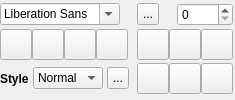
<?xml version="1.0" encoding="UTF-8"?>
<ui version="4.0">
 <class>ContextPaneTextWidget</class>
 <widget class="QWidget" name="ContextPaneTextWidget">
  <property name="geometry">
   <rect>
    <x>0</x>
    <y>0</y>
    <width>230</width>
    <height>100</height>
   </rect>
  </property>
  <property name="windowTitle">
   <string>Text</string>
  </property>
  <layout class="QGridLayout" name="gridLayout">
   <property name="leftMargin">
    <number>0</number>
   </property>
   <property name="topMargin">
    <number>2</number>
   </property>
   <property name="rightMargin">
    <number>2</number>
   </property>
   <property name="bottomMargin">
    <number>2</number>
   </property>
   <property name="horizontalSpacing">
    <number>4</number>
   </property>
   <property name="verticalSpacing">
    <number>2</number>
   </property>
   <item row="0" column="0" colspan="4">
    <widget class="QFontComboBox" name="fontComboBox">
     <property name="maximumSize">
      <size>
       <width>120</width>
       <height>16777215</height>
      </size>
     </property>
    </widget>
   </item>
   <item row="1" column="0" colspan="3">
    <layout class="QHBoxLayout" name="horizontalLayout_2">
     <property name="spacing">
      <number>0</number>
     </property>
     <item>
      <widget class="QToolButton" name="boldButton">
       <property name="text">
        <string/>
       </property>
       <property name="iconSize">
        <size>
         <width>24</width>
         <height>24</height>
        </size>
       </property>
       <property name="checkable">
        <bool>true</bool>
       </property>
      </widget>
     </item>
     <item>
      <widget class="QToolButton" name="italicButton">
       <property name="text">
        <string/>
       </property>
       <property name="iconSize">
        <size>
         <width>24</width>
         <height>24</height>
        </size>
       </property>
       <property name="checkable">
        <bool>true</bool>
       </property>
      </widget>
     </item>
     <item>
      <widget class="QToolButton" name="underlineButton">
       <property name="text">
        <string/>
       </property>
       <property name="iconSize">
        <size>
         <width>24</width>
         <height>24</height>
        </size>
       </property>
       <property name="checkable">
        <bool>true</bool>
       </property>
      </widget>
     </item>
     <item>
      <widget class="QToolButton" name="strikeoutButton">
       <property name="text">
        <string/>
       </property>
       <property name="iconSize">
        <size>
         <width>24</width>
         <height>24</height>
        </size>
       </property>
       <property name="checkable">
        <bool>true</bool>
       </property>
      </widget>
     </item>
    </layout>
   </item>
   <item row="1" column="4" colspan="3">
    <widget class="QWidget" name="widget_2" native="true">
     <layout class="QHBoxLayout" name="horizontalLayout_5">
      <property name="spacing">
       <number>0</number>
      </property>
      <property name="margin">
       <number>0</number>
      </property>
      <item>
       <layout class="QHBoxLayout" name="horizontalLayout">
        <property name="spacing">
         <number>0</number>
        </property>
        <item>
         <widget class="QToolButton" name="leftAlignmentButton">
          <property name="minimumSize">
           <size>
            <width>30</width>
            <height>30</height>
           </size>
          </property>
          <property name="text">
           <string/>
          </property>
          <property name="iconSize">
           <size>
            <width>24</width>
            <height>24</height>
           </size>
          </property>
          <property name="checkable">
           <bool>true</bool>
          </property>
          <property name="autoExclusive">
           <bool>true</bool>
          </property>
         </widget>
        </item>
        <item>
         <widget class="QToolButton" name="centerHAlignmentButton">
          <property name="minimumSize">
           <size>
            <width>30</width>
            <height>30</height>
           </size>
          </property>
          <property name="text">
           <string/>
          </property>
          <property name="iconSize">
           <size>
            <width>24</width>
            <height>24</height>
           </size>
          </property>
          <property name="checkable">
           <bool>true</bool>
          </property>
          <property name="autoExclusive">
           <bool>true</bool>
          </property>
         </widget>
        </item>
        <item>
         <widget class="QToolButton" name="rightAlignmentButton">
          <property name="minimumSize">
           <size>
            <width>30</width>
            <height>30</height>
           </size>
          </property>
          <property name="text">
           <string/>
          </property>
          <property name="iconSize">
           <size>
            <width>24</width>
            <height>24</height>
           </size>
          </property>
          <property name="checkable">
           <bool>true</bool>
          </property>
          <property name="autoExclusive">
           <bool>true</bool>
          </property>
         </widget>
        </item>
       </layout>
      </item>
     </layout>
    </widget>
   </item>
   <item row="2" column="0">
    <widget class="QLabel" name="styleLabel">
     <property name="font">
      <font>
       <weight>75</weight>
       <bold>true</bold>
      </font>
     </property>
     <property name="text">
      <string>Style</string>
     </property>
    </widget>
   </item>
   <item row="2" column="4" colspan="3">
    <widget class="QWidget" name="widget" native="true">
     <layout class="QHBoxLayout" name="horizontalLayout_4">
      <property name="spacing">
       <number>0</number>
      </property>
      <property name="margin">
       <number>0</number>
      </property>
      <item>
       <layout class="QHBoxLayout" name="horizontalLayout_3">
        <property name="spacing">
         <number>0</number>
        </property>
        <item>
         <widget class="QToolButton" name="topAlignmentButton">
          <property name="text">
           <string/>
          </property>
          <property name="iconSize">
           <size>
            <width>24</width>
            <height>24</height>
           </size>
          </property>
          <property name="checkable">
           <bool>true</bool>
          </property>
          <property name="autoExclusive">
           <bool>true</bool>
          </property>
         </widget>
        </item>
        <item>
         <widget class="QToolButton" name="centerVAlignmentButton">
          <property name="text">
           <string/>
          </property>
          <property name="iconSize">
           <size>
            <width>24</width>
            <height>24</height>
           </size>
          </property>
          <property name="checkable">
           <bool>true</bool>
          </property>
          <property name="autoExclusive">
           <bool>true</bool>
          </property>
         </widget>
        </item>
        <item>
         <widget class="QToolButton" name="bottomAlignmentButton">
          <property name="text">
           <string/>
          </property>
          <property name="iconSize">
           <size>
            <width>24</width>
            <height>24</height>
           </size>
          </property>
          <property name="checkable">
           <bool>true</bool>
          </property>
          <property name="autoExclusive">
           <bool>true</bool>
          </property>
         </widget>
        </item>
       </layout>
      </item>
     </layout>
    </widget>
   </item>
   <item row="0" column="6">
    <widget class="QmlDesigner::FontSizeSpinBox" name="fontSizeSpinBox">
     <property name="sizePolicy">
      <sizepolicy hsizetype="Expanding" vsizetype="Fixed">
       <horstretch>0</horstretch>
       <verstretch>0</verstretch>
      </sizepolicy>
     </property>
    </widget>
   </item>
   <item row="2" column="1">
    <widget class="QComboBox" name="styleComboBox">
     <property name="maximumSize">
      <size>
       <width>70</width>
       <height>16777215</height>
      </size>
     </property>
     <item>
      <property name="text">
       <string>Normal</string>
      </property>
     </item>
     <item>
      <property name="text">
       <string>Outline</string>
      </property>
     </item>
     <item>
      <property name="text">
       <string>Raised</string>
      </property>
     </item>
     <item>
      <property name="text">
       <string>Sunken</string>
      </property>
     </item>
    </widget>
   </item>
   <item row="2" column="2">
    <widget class="QmlDesigner::ColorButton" name="textColorButton">
     <property name="sizePolicy">
      <sizepolicy hsizetype="Fixed" vsizetype="Fixed">
       <horstretch>22</horstretch>
       <verstretch>22</verstretch>
      </sizepolicy>
     </property>
     <property name="minimumSize">
      <size>
       <width>22</width>
       <height>22</height>
      </size>
     </property>
     <property name="maximumSize">
      <size>
       <width>22</width>
       <height>22</height>
      </size>
     </property>
     <property name="text">
      <string>...</string>
     </property>
     <property name="checkable">
      <bool>true</bool>
     </property>
    </widget>
   </item>
   <item row="0" column="5">
    <spacer name="horizontalSpacer">
     <property name="orientation">
      <enum>Qt::Horizontal</enum>
     </property>
     <property name="sizeType">
      <enum>QSizePolicy::Fixed</enum>
     </property>
     <property name="sizeHint" stdset="0">
      <size>
       <width>10</width>
       <height>20</height>
      </size>
     </property>
    </spacer>
   </item>
   <item row="0" column="4">
    <widget class="QmlDesigner::ColorButton" name="colorButton">
     <property name="sizePolicy">
      <sizepolicy hsizetype="Fixed" vsizetype="Fixed">
       <horstretch>22</horstretch>
       <verstretch>22</verstretch>
      </sizepolicy>
     </property>
     <property name="minimumSize">
      <size>
       <width>22</width>
       <height>22</height>
      </size>
     </property>
     <property name="maximumSize">
      <size>
       <width>22</width>
       <height>22</height>
      </size>
     </property>
     <property name="text">
      <string>...</string>
     </property>
     <property name="checkable">
      <bool>true</bool>
     </property>
    </widget>
   </item>
  </layout>
 </widget>
 <customwidgets>
  <customwidget>
   <class>QmlDesigner::ColorButton</class>
   <extends>QToolButton</extends>
   <header location="global">colorwidget.h</header>
  </customwidget>
  <customwidget>
   <class>QmlDesigner::FontSizeSpinBox</class>
   <extends>QSpinBox</extends>
   <header location="global">fontsizespinbox.h</header>
  </customwidget>
 </customwidgets>
 <resources/>
 <connections/>
</ui>
